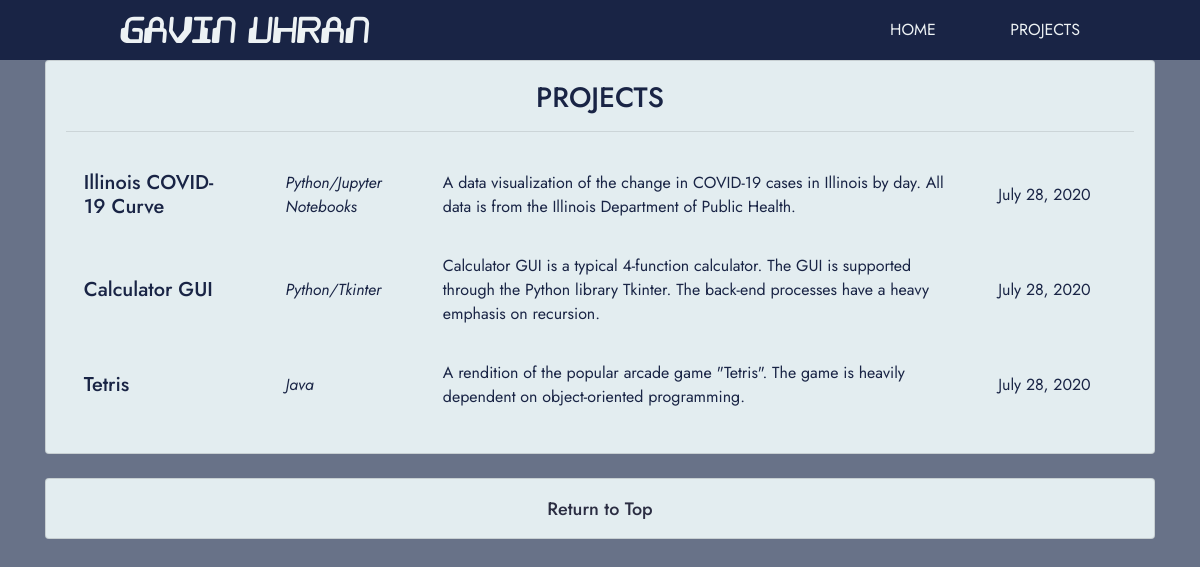
Page /projects/ on the earlier database version.
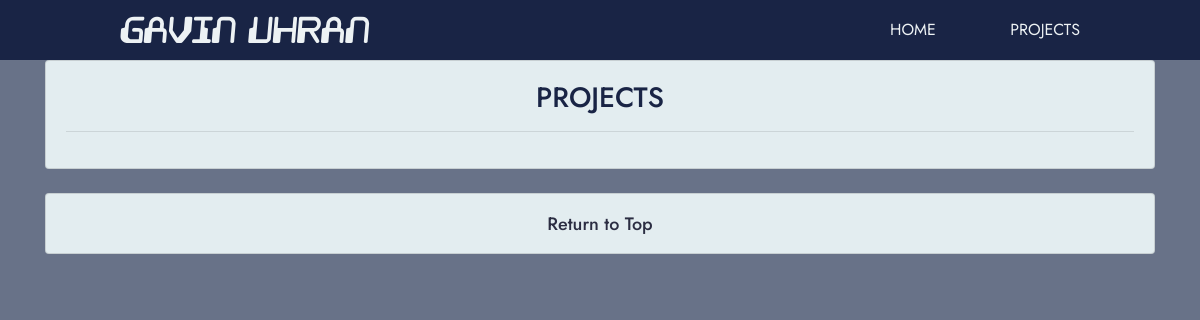
Same page on the later database version.
### base/models.py (models this page shows, shortened)
class Project(models.Model):
    title = models.CharField(max_length=100)
    lang = models.CharField(max_length=100)
    desc = models.TextField()
    url = models.TextField(default='https://github.com/gavinuhran/')
    date = models.DateField(default=datetime.date.today)

### base/views.py (the view)
# urls.py: path('projects/', views.projects)
def projects(request):
    projects = Project.objects.all().order_by('-date')
    return render(request, 'base/projects.html', {'projects': projects})

### base/templates/base/projects.html (shortened to what this page needs)
{% load static %}
<!DOCTYPE html>
<html lang="en">
<head>
    <link href="{% static '/css/projects.css' %}" rel="stylesheet" type="text/css">
    <link href="{% static '/css/nav.css' %}" rel="stylesheet" type="text/css">
    <link href="{% static '/css/footer.css' %}" rel="stylesheet" type="text/css">
    <link rel="stylesheet" href="https://stackpath.bootstrapcdn.com/bootstrap/4.3.1/css/bootstrap.min.css">
</head>
<body style="background-color: #687288;">
    <header>
        <div class="nav-container">
            <a href="/">
                <img class="logo" src="{% static 'images/logo.png' %}" alt="Logo">
            </a>
            <nav>
                <ul>
                    <li><a class="nav-home" href="/">Home</a></li>
                    <li><a class="nav-projects" href="/projects/">Projects</a></li>
                </ul>
            </nav>
        </div>
    </header>
    <div class="container">
        <div id="projects-list" class="row">
            <div class="col-md-12">
                <div class="card card-body h-100">
                    <div class="projects-title-container">
                        <h3>Projects</h3>
                        <hr>
                    </div>
                    <div class="project-list-container">
                        {% for project in projects %}
                        <a class="project-link" href="{{ project.url }}" target="_blank">
                            <div class="project">
                                <h5 class="project-title">{{ project.title }}</h5>
                                <p class="project-lang">{{ project.lang }}</p>
                                <p class="project-desc">{{ project.desc }}</p>
                                <p class="project-update">{{ project.date }}</p>
                            </div>
                        </a>
                        {% endfor %}
                    </div>
                </div>
            </div>
        </div>
        <br>
        <div class="row">
            <div class="col-md-12">
                <div class="card card-body h-75">
                    <footer>
                        <a href="/projects/">
                            <h6 class="footer-text">Return to Top</h6>
                        </a>
                    </footer>
                </div>
            </div>
        </div>
        <br>
    </div>
</body>
</html>

Differences in the rows shown:
removed Project: title "Illinois COVID-19 Curve", lang "Python/Jupyter Notebooks", desc "A data visualization of the change in COVID-19 cases in Illinois by day. All data is from the Illinois Department of Public Health.", date "July 28, 2020"
removed Project: title "Calculator GUI", lang "Python/Tkinter", desc "Calculator GUI is a typical 4-function calculator. The GUI is supported through the Python library Tkinter. The back-end processes have a heavy emphasis on recursion.", date "July 28, 2020"
removed Project: title "Tetris", lang "Java", desc "A rendition of the popular arcade game \"Tetris\". The game is heavily dependent on object-oriented programming.", date "July 28, 2020"
